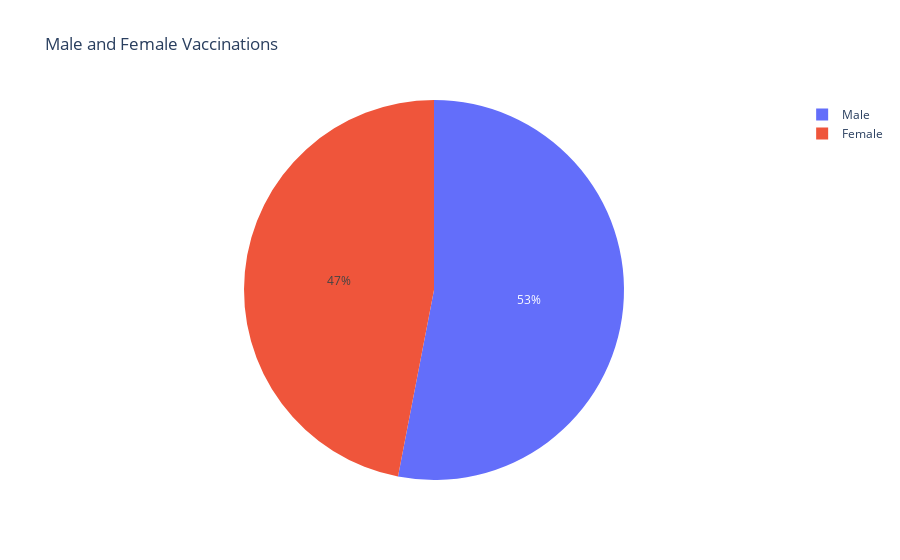

Notebook cell for this chart:
### Code cell
px.pie(names=['Male','Female'],values=[male,female],title='Male and Female Vaccinations')

### Figure 1 — Plotly figure (JSON) as saved in the notebook; plotly's stock layout.template omitted (floating-point values rounded to 4 significant figures)
{"data": [{"domain": {"x": [0, 1], "y": [0, 1]}, "hovertemplate": "label=%{label}<br>value=%{value}<extra></extra>", "labels": ["Male", "Female"], "legendgroup": "", "name": "", "showlegend": true, "type": "pie", "values": [7138698858, 6321628736]}], "layout": {"autosize": true, "legend": {"tracegroupgap": 0}, "title": {"text": "Male and Female Vaccinations"}}}
